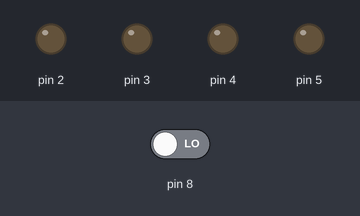
The sketch below on a simulated Arduino Uno, built with avr-gcc and run on an emulated ATmega328P. On the bench: output pins drawn as LEDs (lit = HIGH). Inputs (shaded band) come from the test bench; at power-on: pin 8 LOW.

Above: at 1.2 s.
1.3 s: pin 8 driven HIGH
At 4.1 s:
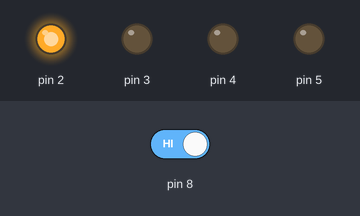
At 5.1 s:
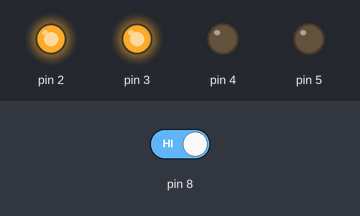
7.3 s: pin 8 driven LOW
At 8.7 s:
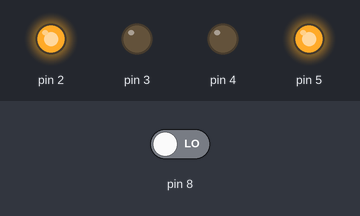
Timing chart, 0 to 10.3 s (numbered marks = the images above; inputs shaded):
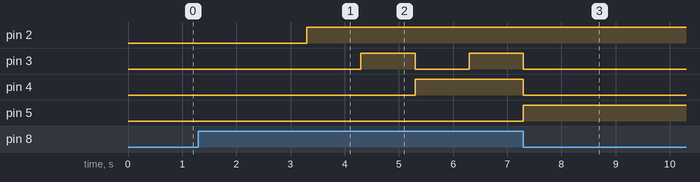

The sketch:

practica_4_parte__2.ino
```cpp
/*
   Fundacion Kinal
   Centro educativo tecnico laboral kinal
   Quinto perito
   Quinto electronica
   Codigo Tecnico: EB5AV
   Curso: Taller de electronica digital y reparacion de computadoras I
   Proyecto: Catálogo de Productos.
   Dev: Carlos Santos
   Fecha: 28 de abril
*/
int D2 =(2);
int D3 =(3);
int D4 =(4);
int D5 =(5);
int INTERRUPTOR1 = (8);
int Seleccionar = 1;

void setup()
{
pinMode (2, OUTPUT);
pinMode (3, OUTPUT);
pinMode (4, OUTPUT);
pinMode (5, OUTPUT);
pinMode (8, INPUT);
pinMode (9, INPUT);
pinMode (10, INPUT);
}

void loop()
{

    if(digitalRead(INTERRUPTOR1) == HIGH){
digitalWrite (D2, LOW);
digitalWrite (D3, LOW);
digitalWrite (D4, LOW);
digitalWrite (D5, LOW);
delay(1000);
digitalWrite (D2, LOW);
digitalWrite (D3, LOW);
digitalWrite (D4, LOW);
digitalWrite (D5, LOW);
  delay(1000);
digitalWrite (D2, HIGH);
digitalWrite (D3, LOW);
digitalWrite (D4, LOW);
digitalWrite (D5, LOW);
 delay(1000);
digitalWrite (D2, HIGH);
digitalWrite (D3, HIGH);
digitalWrite (D4, LOW);
digitalWrite (D5, LOW);
   delay(1000);
digitalWrite (D2, HIGH);
digitalWrite (D3, LOW);
digitalWrite (D4, HIGH);
digitalWrite (D5, LOW);
   delay(1000);
digitalWrite (D2, HIGH);
digitalWrite (D3, HIGH);
digitalWrite (D4, HIGH);
digitalWrite (D5, LOW);
   delay(1000);
digitalWrite (D2, HIGH);
digitalWrite (D3, LOW);
digitalWrite (D4, LOW);
digitalWrite (D5, HIGH);
    delay(1000);
  }
}
```

Measured:
- after the input at 1.3 s, pin 2: LOW → HIGH after 2.0 s; pin 3: LOW → HIGH after 3.0 s, → LOW 1.0 s later, → HIGH 1.0 s later; pin 4: LOW → HIGH after 4.0 s
- after the input at 7.3 s, pin 2: stays HIGH (without the input it goes to LOW after 1.0 s); pin 3, pin 4: goes on until 7.3 s, then stays LOW; pin 5: goes on until 7.3 s, then stays HIGH
